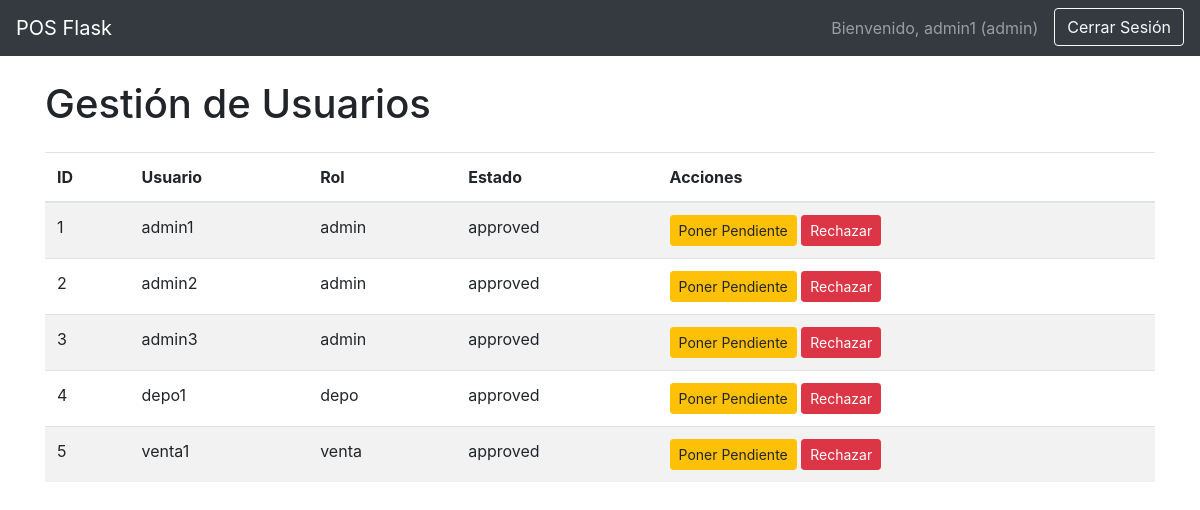
Page /admin/users (signed in) on the committed database.
### tables this page shows
CREATE TABLE users (
            id INTEGER PRIMARY KEY AUTOINCREMENT,
            username TEXT NOT NULL UNIQUE,
            password TEXT NOT NULL,
            role_id INTEGER,
            status TEXT DEFAULT 'pending' NOT NULL, -- 'pending', 'approved', 'rejected'
            FOREIGN KEY (role_id) REFERENCES roles (id)
        );

CREATE TABLE roles (
            id INTEGER PRIMARY KEY AUTOINCREMENT,
            name TEXT NOT NULL UNIQUE
        );

### app.py (the view)
@app.route('/admin/users')
@login_required
@role_required(['admin'])
def admin_users():
    conn = get_db()
    cursor = conn.cursor()
    users = cursor.execute("SELECT u.id, u.username, r.name as role, u.status FROM users u JOIN roles r ON u.role_id = r.id").fetchall()
    conn.close()
    return render_template('admin_users.html', users=users)

### app.py (called while the page is built)
def login_required(f):
    @wraps(f)
    def decorated_function(*args, **kwargs):
        if 'username' not in session:
            flash('Por favor, inicia sesión para acceder a esta página.', 'warning')
            return redirect(url_for('login'))
        return f(*args, **kwargs)
    return decorated_function

def role_required(allowed_roles):
    def decorator(f):
        @wraps(f)
        def decorated_function(*args, **kwargs):
            if 'username' not in session:
                flash('Por favor, inicia sesión para acceder a esta página.', 'warning')
                return redirect(url_for('login'))
            if session.get('role') not in allowed_roles:
                flash('No tienes permiso para acceder a esta página.', 'danger')
                return redirect(url_for('dashboard')) # O a una página de error de acceso denegado
            return f(*args, **kwargs)
        return decorated_function
    return decorator

### database.py (called while the page is built)
def get_db():
    conn = sqlite3.connect(DATABASE)
    conn.row_factory = sqlite3.Row # Esto permite acceder a las columnas por nombre
    return conn

### templates/admin_users.html (shortened to what this page needs)
<!DOCTYPE html>
<html lang="es">
<head>
    <link rel="stylesheet" href="https://stackpath.bootstrapcdn.com/bootstrap/4.5.2/css/bootstrap.min.css">
</head>
<body>
    <nav class="navbar navbar-expand-lg navbar-dark bg-dark">
        <a class="navbar-brand" href="{{ url_for('dashboard') }}">POS Flask</a>
        <div class="collapse navbar-collapse" id="navbarNav">
            <ul class="navbar-nav ml-auto">
                <li class="nav-item">
                    <span class="navbar-text mr-3">
                        Bienvenido, {{ session.username }} ({{ session.role }})
                    </span>
                </li>
                <li class="nav-item">
                    <a class="btn btn-outline-light" href="{{ url_for('logout') }}">Cerrar Sesión</a>
                </li>
            </ul>
        </div>
    </nav>
    <div class="container mt-4">
        <h1 class="mb-4">Gestión de Usuarios</h1>
        <table class="table table-striped">
            <thead>
                <tr>
                    <th>ID</th>
                    <th>Usuario</th>
                    <th>Rol</th>
                    <th>Estado</th>
                    <th>Acciones</th>
                </tr>
            </thead>
            <tbody>
                {% for user in users %}
                <tr>
                    <td>{{ user.id }}</td>
                    <td>{{ user.username }}</td>
                    <td>{{ user.role }}</td>
                    <td>{{ user.status }}</td>
                    <td>
                        {% if user.status == 'pending' %}
                            <form action="{{ url_for('update_user_status', user_id=user.id) }}" method="POST" style="display:inline;">
                                <input type="hidden" name="status" value="approved">
                                <button type="submit" class="btn btn-sm btn-success">Aprobar</button>
                            </form>
                            <form action="{{ url_for('update_user_status', user_id=user.id) }}" method="POST" style="display:inline;">
                                <input type="hidden" name="status" value="rejected">
                                <button type="submit" class="btn btn-sm btn-danger">Rechazar</button>
                            </form>
                        {% elif user.status == 'approved' %}
                            <form action="{{ url_for('update_user_status', user_id=user.id) }}" method="POST" style="display:inline;">
                                <button type="submit" class="btn btn-sm btn-warning">Poner Pendiente</button>
                            </form>
                            <form action="{{ url_for('update_user_status', user_id=user.id) }}" method="POST" style="display:inline;">
                                <button type="submit" class="btn btn-sm btn-danger">Rechazar</button>
                            </form>
                        {% endif %}
                    </td>
                </tr>
                {% endfor %}
            </tbody>
        </table>
    </div>
</body>
</html>

### rows in the picture
users: username "admin1", id "1", role "admin", status "approved"
roles: role "admin"
users: id "2", username "admin2", role "admin", status "approved"
users: id "3", username "admin3", role "admin", status "approved"
users: id "4", username "depo1", role "depo", status "approved"
users: id "5", username "venta1", role "venta", status "approved"
